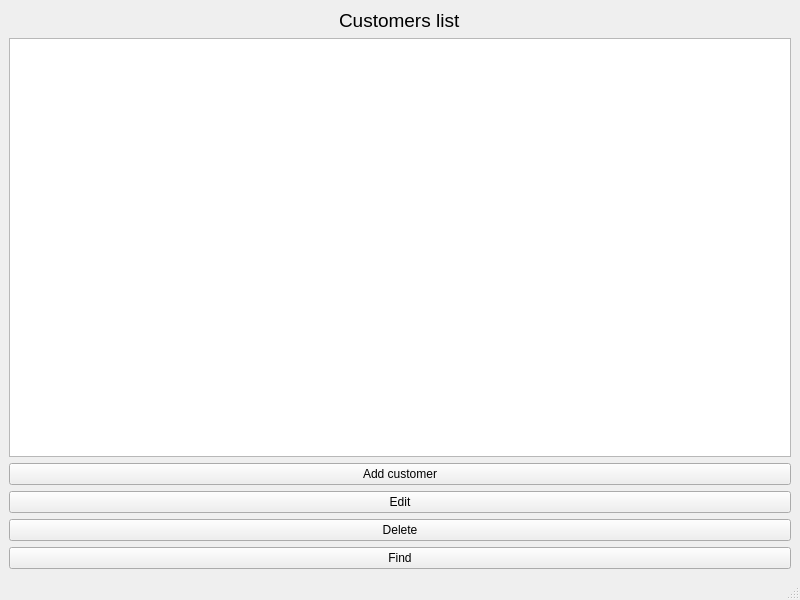
<?xml version="1.0" encoding="UTF-8"?>
<ui version="4.0">
 <class>MainWindow</class>
 <widget class="QMainWindow" name="MainWindow">
  <property name="geometry">
   <rect>
    <x>0</x>
    <y>0</y>
    <width>800</width>
    <height>600</height>
   </rect>
  </property>
  <property name="windowTitle">
   <string>MainWindow</string>
  </property>
  <widget class="QWidget" name="centralwidget">
   <layout class="QGridLayout" name="gridLayout">
    <item row="7" column="0">
     <widget class="QPushButton" name="findButton">
      <property name="text">
       <string>Find</string>
      </property>
     </widget>
    </item>
    <item row="4" column="0">
     <widget class="QPushButton" name="addButton">
      <property name="text">
       <string>Add customer</string>
      </property>
     </widget>
    </item>
    <item row="0" column="0" alignment="Qt::AlignHCenter">
     <widget class="QLabel" name="header">
      <property name="font">
       <font>
        <pointsize>14</pointsize>
       </font>
      </property>
      <property name="text">
       <string>Customers list</string>
      </property>
     </widget>
    </item>
    <item row="1" column="0">
     <widget class="QTableView" name="customersTable"/>
    </item>
    <item row="5" column="0">
     <widget class="QPushButton" name="editButton">
      <property name="text">
       <string>Edit</string>
      </property>
     </widget>
    </item>
    <item row="6" column="0">
     <widget class="QPushButton" name="deleteButton">
      <property name="text">
       <string>Delete</string>
      </property>
     </widget>
    </item>
   </layout>
  </widget>
  <widget class="QMenuBar" name="menubar">
   <property name="geometry">
    <rect>
     <x>0</x>
     <y>0</y>
     <width>800</width>
     <height>26</height>
    </rect>
   </property>
  </widget>
  <widget class="QStatusBar" name="statusbar"/>
 </widget>
 <resources/>
 <connections/>
</ui>
